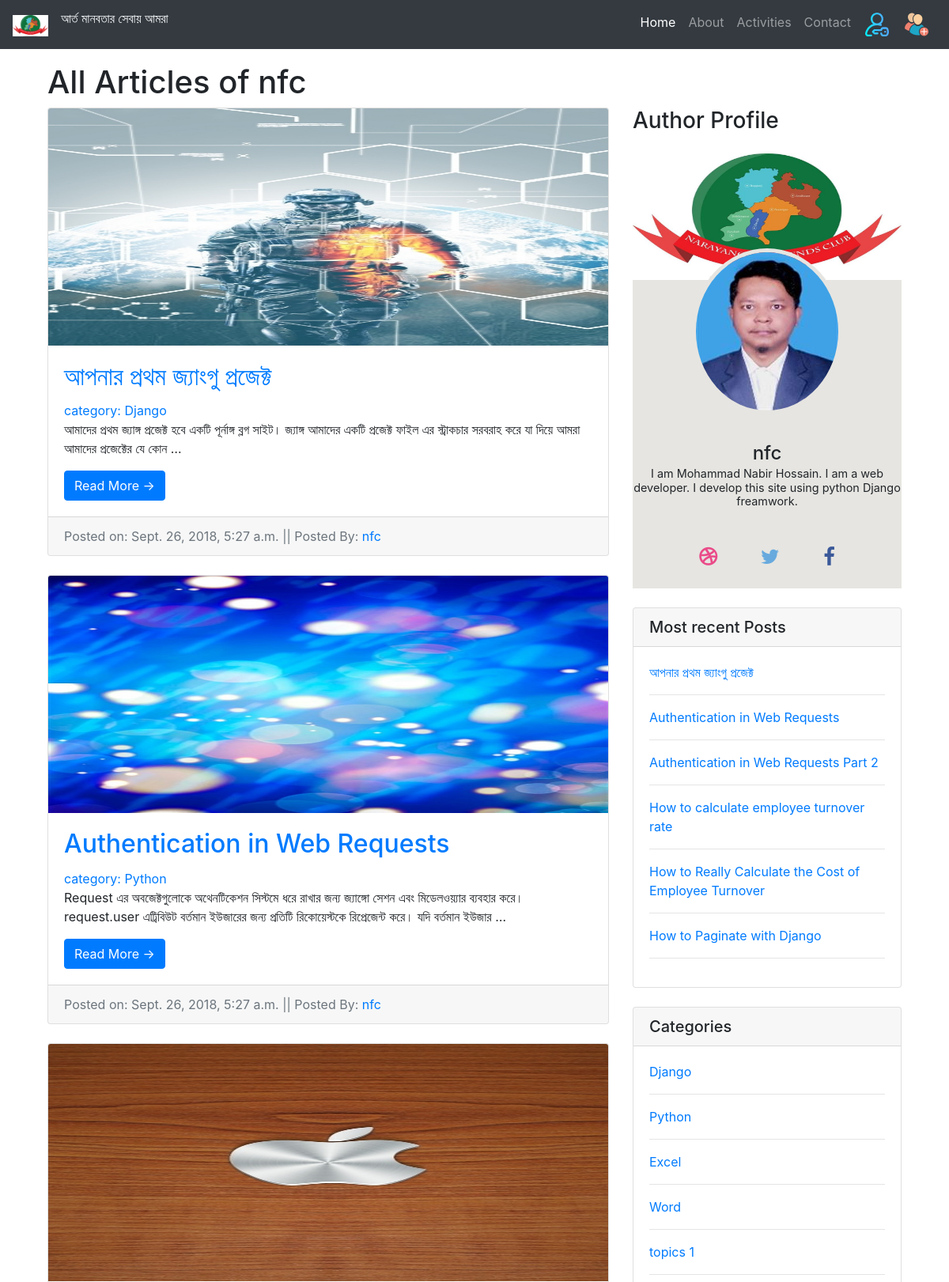
The app's page /author/nfc (upper part), older data.
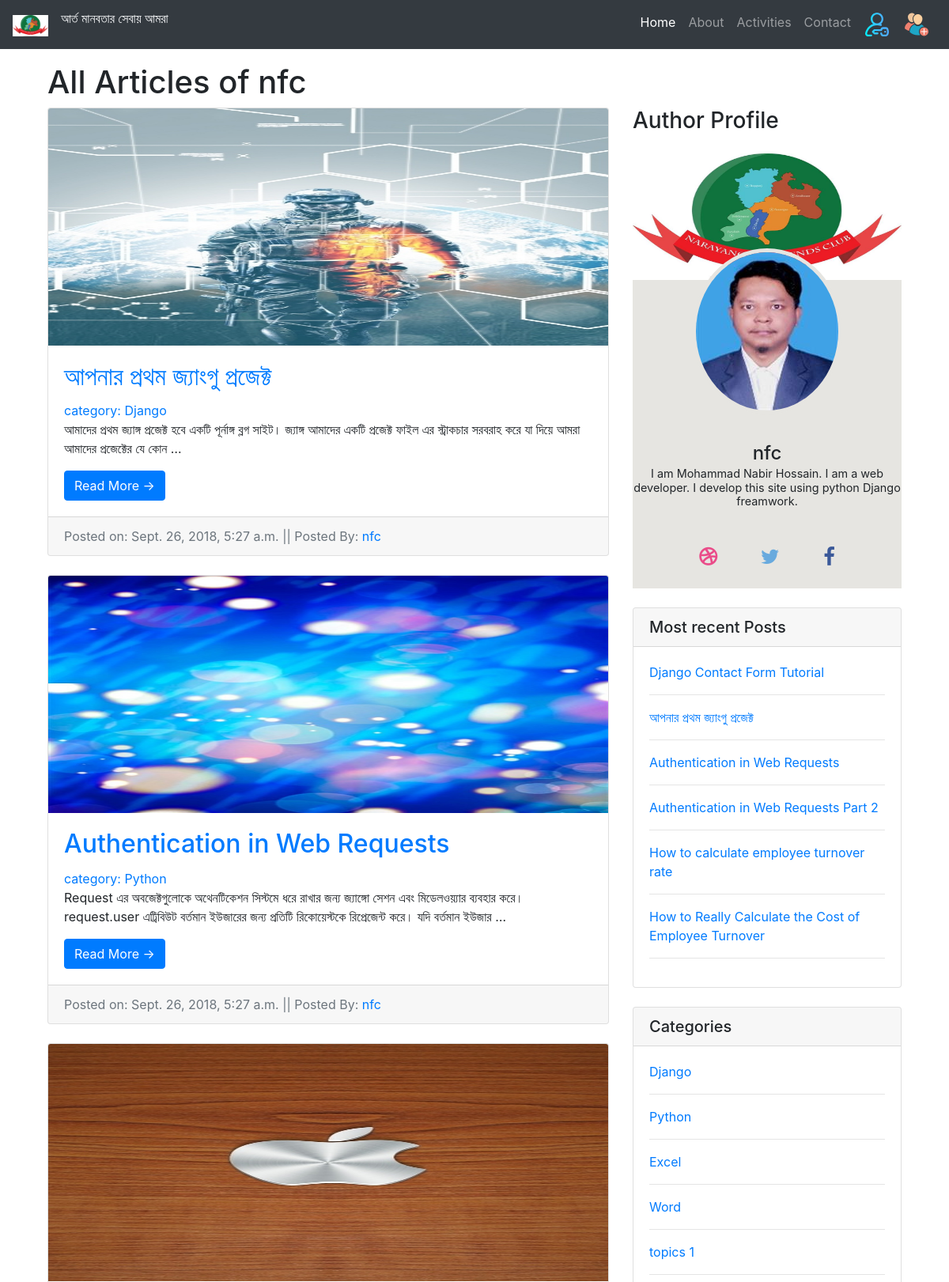
The same page, newer data.
### nfc/models.py (models this page shows, shortened)
class post(models.Model):
    post_author = models.ForeignKey(author, on_delete=models.CASCADE)
    post_title = models.CharField(max_length=100)
    slug = models.SlugField(max_length=100)
    post_body = RichTextUploadingField()
    post_image = models.FileField()
    post_category = models.ForeignKey(category, on_delete=models.CASCADE)
    posted_on = models.DateTimeField(auto_now=False, auto_now_add=True)
    updated_on = models.DateTimeField(auto_now=True, auto_now_add=False)
    class Meta:
        ordering = ['-posted_on', ]

class category(models.Model):
    name = models.CharField(max_length=100)

class author(models.Model):
    auth_name = models.ForeignKey(User, on_delete=models.CASCADE)
    auth_image = models.FileField()
    auth_details = models.TextField()
    def __str__(self):
        return self.auth_name.username

### nfc/views.py (the view)
# urls.py: path('author/<name>',views.getAuthor,name='author'),
def getAuthor(request, name):
    p_author = get_object_or_404(User, username=name)
    auth = get_object_or_404(author, auth_name=p_author.id)
    post1 = post.objects.filter(post_author=auth.id)
    cat = category.objects.all()
    recent = post.objects.filter().order_by('-posted_on')[0:6]
    paginator = Paginator(post1, 4)
    page = request.GET.get('page')
    TotalPost = paginator.get_page(page)
    context = {
        'auth':auth,
        'cat':cat,
        'recent':recent,
        'post1':TotalPost,
    }
    return render(request,'author.html', context)

### nfc/templates/author.html (shortened to what this page needs)
{% extends 'base.html' %}
{% load static %}
{% block content %}
<div class="container">
      <div class="row" style="margin-top: 80px;">
          <h1 class="container">All Articles of {{ auth.auth_name }}  </h1>
        <div class="col-md-8">
            {% for p in post1 %}
          <div class="card mb-4">
            <a href="{% url 'nfc:post_detail' id=p.id %}">
            <img class="card-img-top" src="{{ p.post_image.url }}" alt="Card image cap" height="300px" width="300px">
            </a>
            <div class="card-body">
              <h2 class="card-title"><a href="{% url 'nfc:post_detail' id=p.id %}">{{ p.post_title }}</a></h2>
               <a href="{% url 'nfc:category' name=p.post_category.name %}">category: {{ p.post_category.name }}</a>
              <p class="card-text">{{ p.post_body|truncatewords:25|safe }}</p>
              <a href="{% url 'nfc:post_detail' id=p.id %}" class="btn btn-primary">Read More &rarr;</a>
            </div>
            <div class="card-footer text-muted"> Posted on:
                {{ p.posted_on }}
                ||  Posted By:
              <a href="{% url 'nfc:author' name=p.post_author %}">{{ p.post_author.auth_name }}</a>
            </div>
          </div>
            {% endfor %}
        </div>
        <div class="col-md-4">
          <h3> Author Profile</h3>
				<div class='card card-profile text-center my-4'>
                  <img alt='' class='card-img-top' src="{% static 'img/nfc_logo.jpg' %}" style="width: 340px; height: 160px;">
                  <div class='card-block'>
                    <img alt='' class='card-img-profile' src='{{ auth.auth_image.url }}'>
                    <h4 class='card-title'>
                      {{ auth.auth_name }}
                      <small>{{ auth.auth_details }}</small>
                    </h4>
                    <div class='card-links'>
                      <a class='fa fa-dribbble' href='#'></a>
                      <a class='fa fa-twitter' href='#'></a>
                      <a class='fa fa-facebook' href='#'></a>
                    </div>
                  </div>
                </div>
          <div class="card my-4">
            <h5 class="card-header">Most recent Posts</h5>
              <div class="card-body">
                <ul class="list-unstyled mb-0">
					  {% for r in recent %}
                  <li>
                      <a href="{% url 'nfc:post_detail' id=r.id %}">{{ r.post_title }}</a> <hr>
                  </li>
					  {% endfor %}
                </ul>
            </div>
          </div>
          <div class="card my-4">
            <h5 class="card-header">Categories</h5>
            <div class="card-body">
                  <ul class="list-unstyled mb-0">
                    {% for c in cat %}
                    <li>
                      <a href="{% url 'nfc:category' name=c.name %}"> {{ c.name }}</a> <hr>
                    </li>
                    {% endfor %}
                  </ul>
            </div>
          </div>
        </div>
      </div>
    </div>
{% endblock %}

Row changes from the older to the newer data that the page shows:
no longer on this page (row unchanged): post: post_title "How to Paginate with Django", shown under "Most recent Posts"
added post: post_title "Django Contact Form Tutorial", shown under "Most recent Posts"
